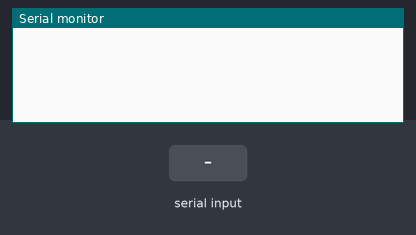
A sketch run on a simulated Arduino Uno, built with avr-gcc and run on an emulated ATmega328P. Shown: the last lines printed to the serial monitor. Inputs (shaded band) come from the test bench.

Above: at 1.2 s.
1.3 s: "30,150\n" received over Serial
At 1.9 s:
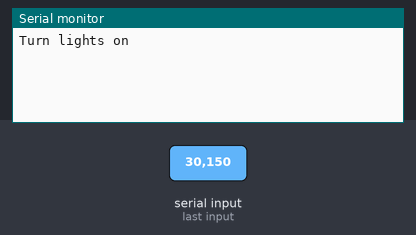
2.8 s: "2\n" received over Serial
At 4.2 s:
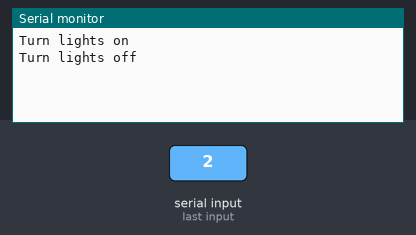

The sketch:

Python_to_Arduino.pde
```cpp
int serialData;

void setup() {
  Serial.begin(9600);
}

void loop() {

  // Check if there is data being to the serial port
  if (Serial.available() > 0)
  {

    // Read in the serial data, subtracting 48 to convert the ASCII code
    serialData = (Serial.read() - 48);

    // Switch statement (somewhat of a pun, given Python doesn't provide switch)
    switch (serialData) {

      // If the number 1 was sent, run function to turn lights on
      case 1:
        turnLightsOn();
        break;

      // If the number 2 was sent, run function to turn lights off
      case 2:
        turnLightsOff();
        break;
    }
  }
}

// These functions can be greatly expanded upon, such as actually turning a light on or off
// This is just the framework. You could actually include this within the switch of if statements

void turnLightsOn() {
  Serial.println("Turn lights on");
}

void turnLightsOff() {
  Serial.println("Turn lights off");
}
```

Measured:
- after the input at 1.3 s, the serial monitor: prints a new line at once (image 1)
- after the input at 2.8 s, the serial monitor: prints a new line at once (image 2)
